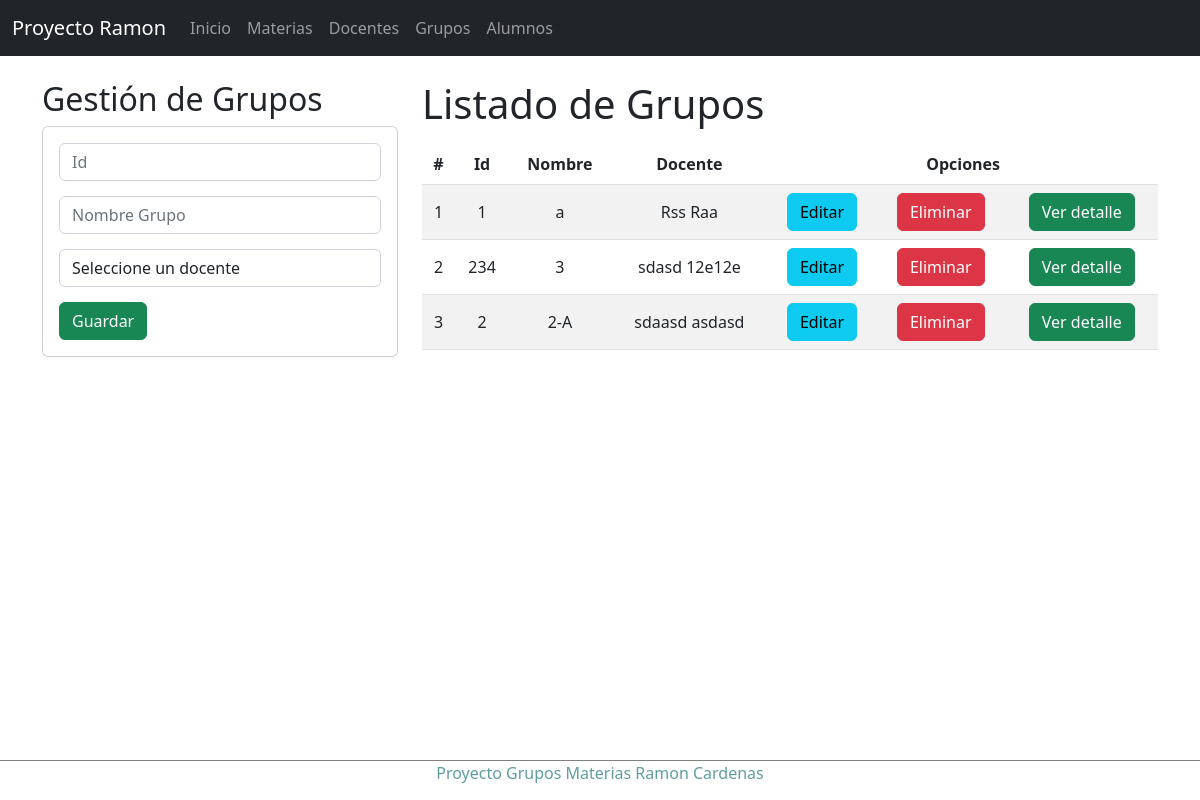
/grupos, run on the app's committed database.
### Apps/Horario/models.py (models this page shows, shortened)
class Grupo(models.Model):
    idGrupo=models.CharField(primary_key=True,max_length=6)
    nombreGrupo=models.CharField(max_length=50)
    idDocente=models.ForeignKey(Docente, on_delete=models.SET_NULL,null=True,default=0, unique=True)

class Docente(models.Model):
    idDocente=models.CharField(primary_key=True,max_length=6)
    nombreDocente=models.CharField(max_length=50)
    apellidoDocente=models.CharField(max_length=50)

### Apps/Horario/views.py (the view)
# urls.py: path('grupos',views.grupos),
def grupos(request):
    grupos = Grupo.objects.all()
    docentes = Docente.objects.all()
    return render(request, "grupos/gestionGrupos.html", {"grupos":grupos,"docentes":docentes})

### Apps/Horario/templates/grupos/gestionGrupos.html (shortened to what this page needs)
{% extends "../base.html" %}
{% block body %}
<div class="row">
    <div class="col-sm-12 col-md-6 col-lg-4 col-xl-4">
        <h2>Gestión de Grupos</h2>
        <div class="card">
            <div class="card-body">
                <form action="/registrarGrupo/" method="POST">{% csrf_token %}
                    <div class="form-group">
                        <input type="text" id="idGrupo" name="idGrupo" class="form-control" placeholder="Id"
                            minlength="1" maxlength="6" required>
                    </div>
                    <div class="form-group">
                        <input type="text" id="nombreGrupo" name="nombreGrupo" class="form-control"
                            placeholder="Nombre Grupo" maxlength="50" required>
                    </div>
                    <div class="form-group">
                        <select id="idDocente" name="idDocente" class="form-control" required>
                            <option value="-1" disabled selected>Seleccione un docente</option>
                        </select>
                    </div>
                    <div class="form-group">
                        <button type="submit" class="btn btn-success btn-block text-white">Guardar</button>
                    </div>
                </form>
            </div>
        </div>
    </div>
    <div class="col-sm-12 col-md-6 col-lg-8 col-xl-8">
        <h1>Listado de Grupos</h1>
        <div class="table-responsive py-2">
            <table class="table table-striped">
                <thead>
                    <tr>
                        <th>#</th>
                        <th>Id</th>
                        <th>Nombre</th>
                        <th>Docente</th>
                        <th colspan="3">Opciones</th>
                    </tr>
                </thead>
                <tbody>
                    {% for g in grupos %}
                    <tr>
                        <td>{{forloop.counter}}</td>
                        <td>{{g.idGrupo}}</td>
                        <td>{{g.nombreGrupo}}</td>
                        <td>{{g.idDocente.nombreDocente}} {{g.idDocente.apellidoDocente}}</td>
                        <td><a href="edicionGrupo/{{g.idGrupo}}" class="btn btn-info">Editar</a></td>
                        <td><a href="eliminarGrupo/{{g.idGrupo}}" class="btn btn-danger btnEliminacion">Eliminar</a>
                        </td>
                        <td><a href="detalleGrupo/{{g.idGrupo}}" class="btn btn-success">Ver detalle</a></td>
                    </tr>
                    {% endfor %}
                </tbody>
            </table>
        </div>
    </div>
</div>
{% endblock %}

### Apps/Horario/static/css/styles.css (style rules this page uses)
th, td { text-align: center; vertical-align: middle; }
.form-control { margin-bottom:15px !important; }

### data on the page
Grupo: idGrupo "1", nombreGrupo "a", idDocente.nombreDocente "Rss", idDocente.apellidoDocente "Raa"
Grupo: idGrupo "234", nombreGrupo "3", idDocente.nombreDocente "sdasd", idDocente.apellidoDocente "12e12e"
Grupo: idGrupo "2", nombreGrupo "2-A", idDocente.nombreDocente "sdaasd", idDocente.apellidoDocente "asdasd"
